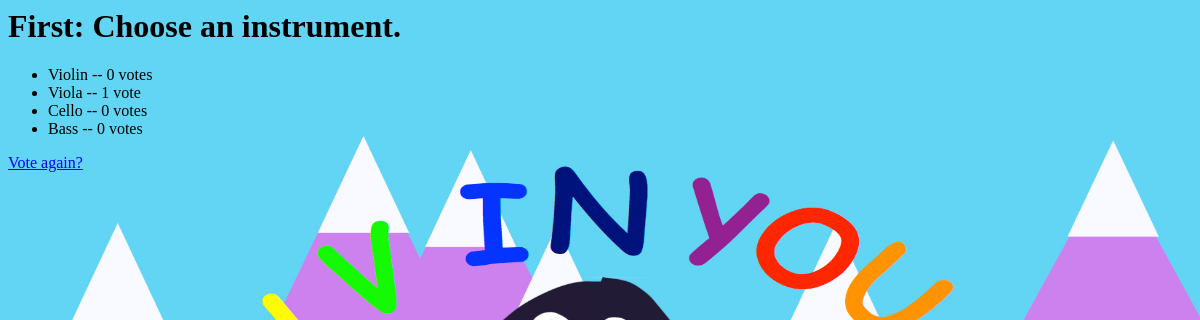
Before: /polls/1/results/ with the older database file.
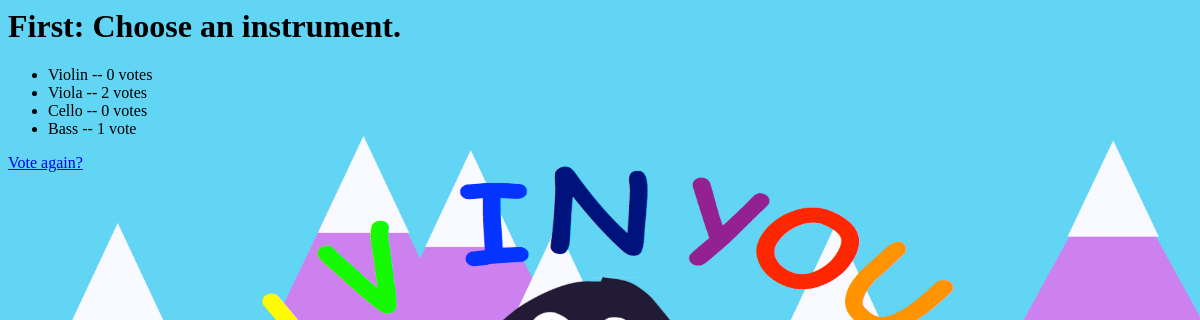
After: the same page with the newer database file.
### polls/models.py (models this page shows, shortened)
class Choice(models.Model):
    question = models.ForeignKey(Question, on_delete=models.CASCADE)
    choice_text = models.CharField(max_length=200)
    votes = models.IntegerField(default=0)

### polls/views.py (the view)
# urls.py: url(r'^(?P<question_id>[0-9]+)/results/$', views.results, name='results'),
def results(request, question_id):
    try:
        question = Question.objects.get(pk=question_id)
    except Question.DoesNotExist:
        latest_question_list = Question.objects.order_by('-pub_date')[:5]
        context = {
            'latest_question_list': latest_question_list,
            'error_message' : ("Question %s does not exist.\nPlease try one of the following questions:" % str(question_id)),
            }
        return render(request, 'polls/index.html', context)
    return render(request, 'polls/results.html', {'question': question})

### polls/templates/polls/results.html
{% load static %}
<link rel="stylesheet" type="text/css" href="{% static 'polls/style.css' %}" />
<h1>{{ question.question_text }}</h1>
<ul>
{% for choice in question.choice_set.all %}
    <li>{{ choice.choice_text }} -- {{ choice.votes }} vote{{ choice.votes|pluralize }}</li>
{% endfor %}
</ul>
<a href="{% url 'polls:detail' question.id %}">Vote again?</a>

Changed rows visible on the page:
changed Choice "Viola": votes "1" → "2"
changed Choice "Bass": votes "0" → "1"
